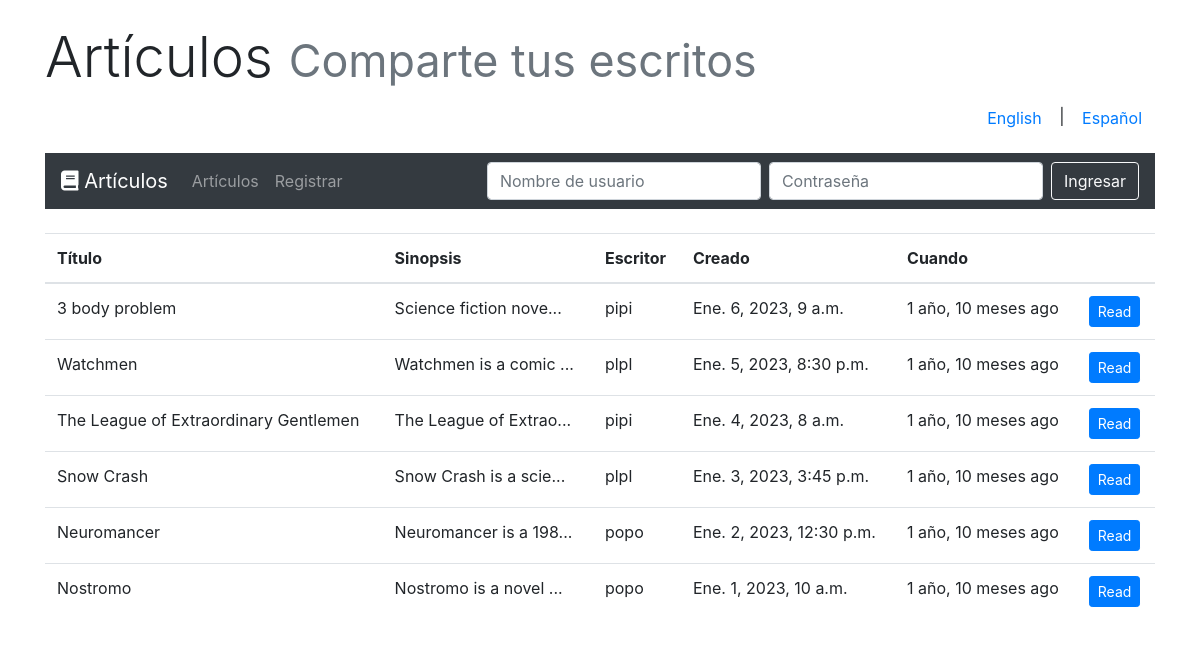
The page /articles/ on the database as committed earlier.
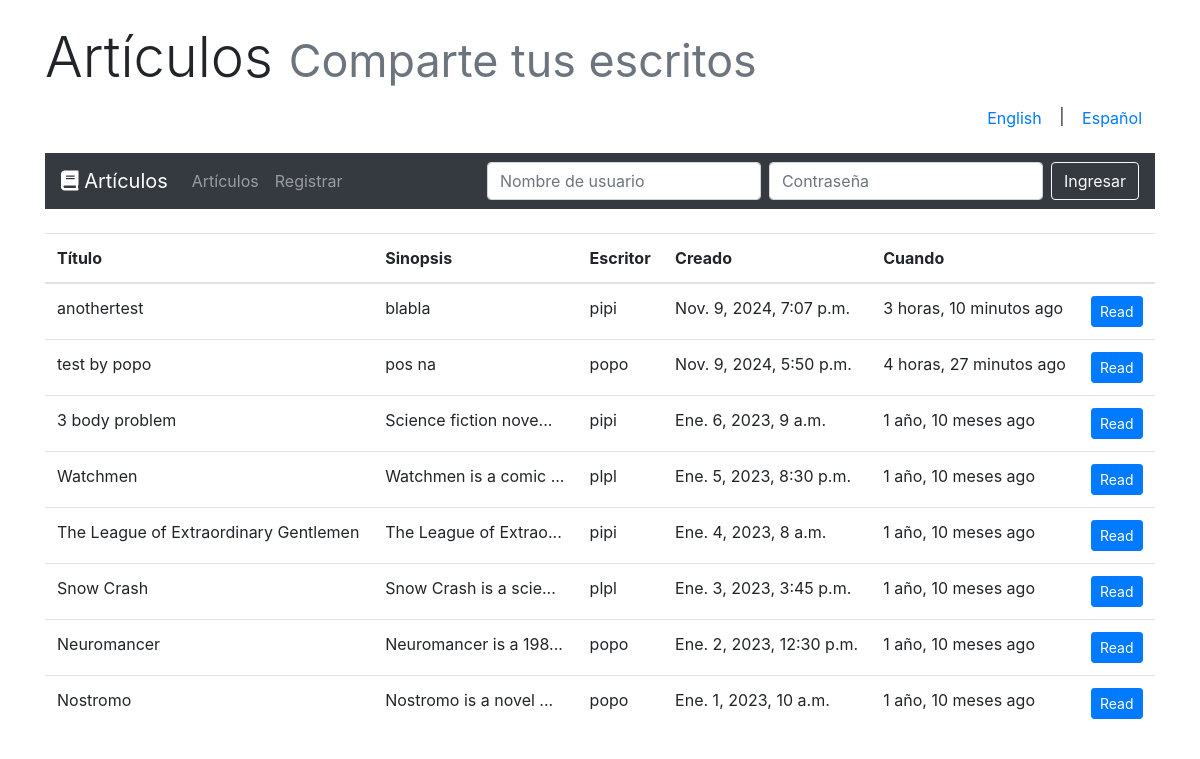
The same page on the database as committed later.
### articles/models.py (models this page shows, shortened)
class Article(models.Model):
    title = models.CharField(max_length=64, null=False)
    author = models.ForeignKey(User, on_delete=models.CASCADE, null=False)
    created = models.DateTimeField(auto_now_add=True, null=False)
    synopsis = models.CharField(max_length=312, null=False)
    content = models.TextField(null=False)

### articles/views.py (the view)
# urls.py: path('articles/', views.ArticleListView.as_view(), name='articles'),
class ArticleListView(ListView):
    model = Article
    template_name = 'articles/article_list.html'
    context_object_name = 'articles'
    ordering = ['-created']

### articles/templatetags/article_extras.py (called while the page is built)
@register.filter
def truncate_chars(value, max_length=20):
    if len(value) > max_length:
        return value[:max_length] + "..."
    return value

@register.filter
def time_since(value):
    return timesince(value) + " ago"

### articles/templates/articles/article_list.html (shortened to what this page needs)
{% extends 'base.html' %}
{% load article_extras %}
{% load i18n %}
{% block content %}
<table class="table">
    <thead>
        <tr>
            <th>{% trans "Title" %}</th>
            <th>{% trans "Synopsis" %}</th>
            <th>{% trans "Writer" %}</th>
            <th>{% trans "Created" %}</th>
            <th>{% trans "When" %}</th>
            <th></th>
        </tr>
    </thead>
    <tbody>
        {% for article in articles %}
        <tr>
            <td>{{ article.title }}</td>
            <td>{{ article.synopsis|truncate_chars:20 }}</td>
            <td>{{ article.author.username }}</td>
            <td>{{ article.created }}</td>
            <td>{{ article.created|time_since }}</td>
            <td><a href="{% url 'article_detail' article.pk %}" class="btn btn-primary btn-sm">Read</a></td>
        </tr>
        {% endfor %}
    </tbody>
</table>
{% endblock %}

### articles/templates/base.html (shortened to what this page needs)
{% load i18n %}
<!DOCTYPE html>
<html lang="en">
<head>
    <link href="https://stackpath.bootstrapcdn.com/bootstrap/4.5.2/css/bootstrap.min.css" rel="stylesheet">
    <link rel="stylesheet" href="https://cdnjs.cloudflare.com/ajax/libs/font-awesome/5.15.4/css/all.min.css">
</head>
<body>
    <div class="container mt-4">
        <h1 class="display-4">{% trans "Articles" %} <small class="text-muted">{% trans "Share your writings" %}</small></h1>
        <div class="text-right">
            <form action="{% url 'set_language' %}" method="post">
                <button type="submit" name="language" value="en" class="btn btn-link">English</button> |
                <button type="submit" name="language" value="es" class="btn btn-link">Español</button>
            </form>
        </div>
        <nav class="navbar navbar-expand-lg navbar-dark bg-dark mt-3 mb-4">
            <a class="navbar-brand" href="{% url 'home' %}">
                <i class="fas fa-book"></i> {% trans "Articles" %}
            </a>
            <div class="collapse navbar-collapse">
                <ul class="navbar-nav mr-auto">
                    <li class="nav-item">
                        <a class="nav-link" href="{% url 'articles' %}">{% trans "Articles" %}</a>
                    </li>
                    {% if user.is_authenticated %}
                        <li class="nav-item">
                            <a class="nav-link" href="{% url 'favourites' %}">{% trans "Favourites" %}</a>
                        </li>
                        <li class="nav-item">
                            <a class="nav-link" href="{% url 'publish_article' %}">{% trans "Publications" %}</a>
                        </li>
                    {% else %}
                        <li class="nav-item">
                            <a class="nav-link" href="{% url 'register' %}">{% trans "Register" %}</a>
                        </li>
                    {% endif %}
                </ul>
                <ul class="navbar-nav ml-auto">
                    {% if user.is_authenticated %}
                        <li class="nav-item">
                            <span class="navbar-text">{% trans "Logged as" %} {{ user.username }}</span>
                        </li>
                        <li class="nav-item">
                            <a class="nav-link" href="{% url 'logout' %}">{% trans "Logout" %}</a>
                        </li>
                    {% else %}
                        <form class="form-inline" method="post" action="{% url 'login' %}">
                            <input class="form-control mr-sm-2" type="text" name="username" placeholder="{% trans 'Username' %}" required>
                            <input class="form-control mr-sm-2" type="password" name="password" placeholder="{% trans 'Password' %}" required>
                            <button class="btn btn-outline-light" type="submit">{% trans "Login" %}</button>
                        </form>
                    {% endif %}
                </ul>
            </div>
        </nav>
        <div>
            {% block content %}{% endblock %}
        </div>
    </div>
</body>
</html>

### articles/templates/articles/article_list.html (style rules this page uses)
.table th { background-color: #ffffff; border-bottom: 2px solid #dee2e6; }
.table td { border-top: 1px solid #dee2e6; }

Rows that differ between the two databases and show on the page:
added Article: title "anothertest", synopsis "blabla", author.username "pipi", created "Nov. 9, 2024, 7:07 p.m.", created "3 horas, 10 minutos ago"
added Article: title "test by popo", synopsis "pos na", author.username "popo", created "Nov. 9, 2024, 5:50 p.m.", created "4 horas, 27 minutos ago"
